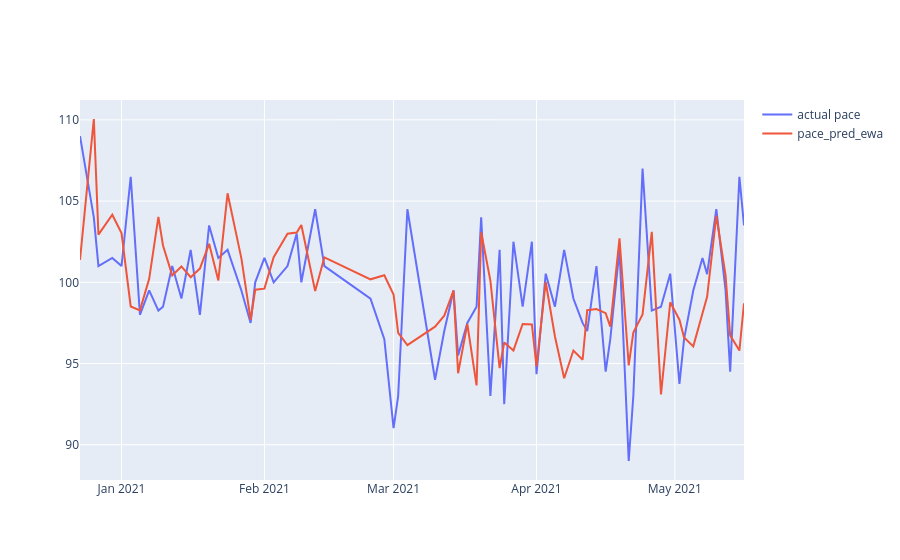

Notebook code for this chart:
### Code cell
plot_season_team_pace(df=df_2010_2020, team='SAS', year=2020, span=11, window=9, method='relative', show_sma_plot=False)
